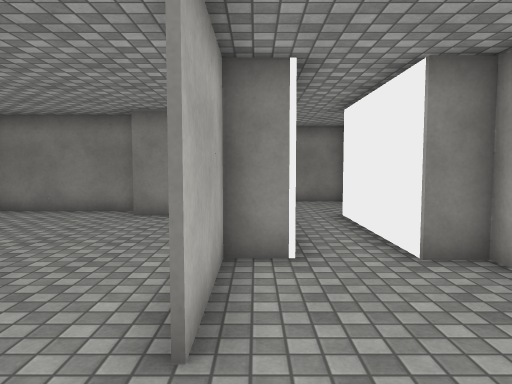
[1] (above)

24 first-person views from a walk through a scene from a Unity 3-D project. The camera is 1.4 m above the floor, tilts 4° down and sees 70° across. The floor is counted in squares, 1 m on a side. Each view is taken from the middle of a square. On the plan, view 1 faces up. The plan holds only what a view shows up to about 16 squares ahead; the rest is blank. The place goes on beyond the plan. The player is left out. Surface patterns are stand-ins for the level's own textures.

[2]
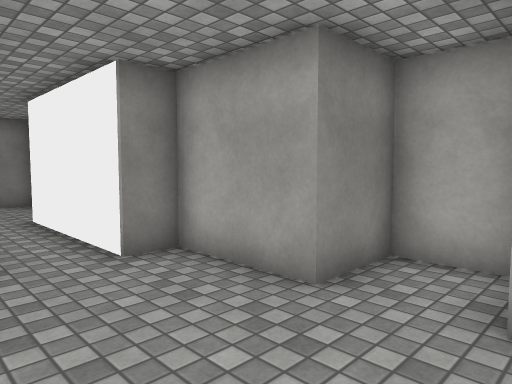

[3]
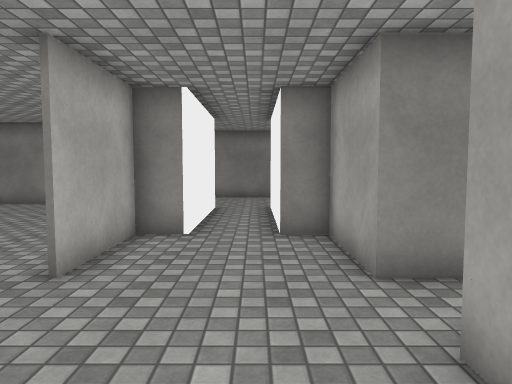

[4]
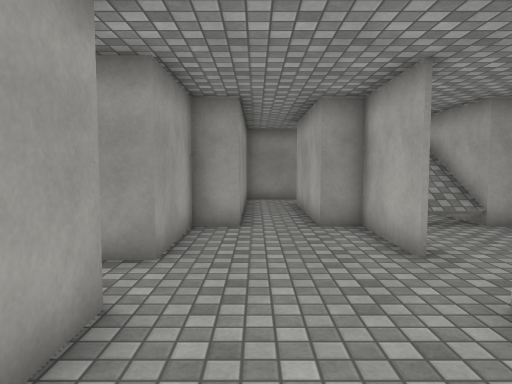

[5]
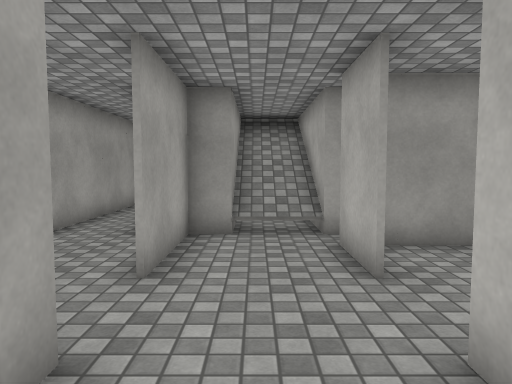

[6]
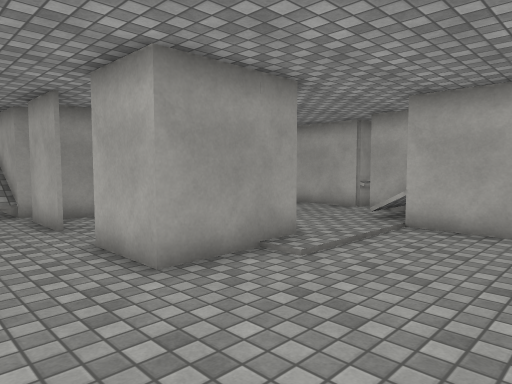

[7]
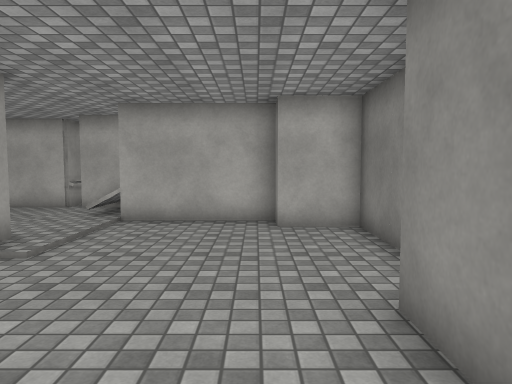

[8]
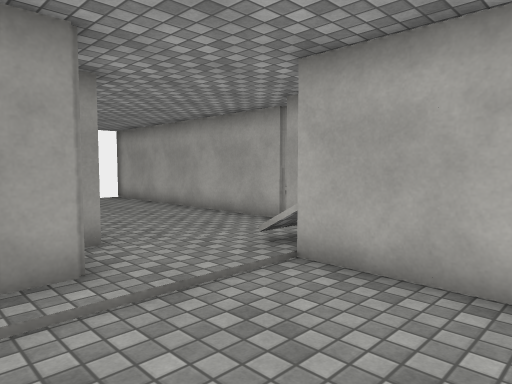

[9]
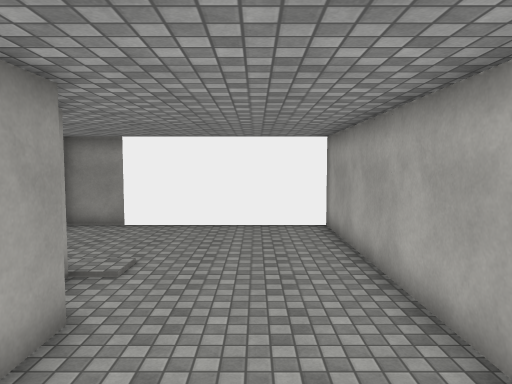

[10]
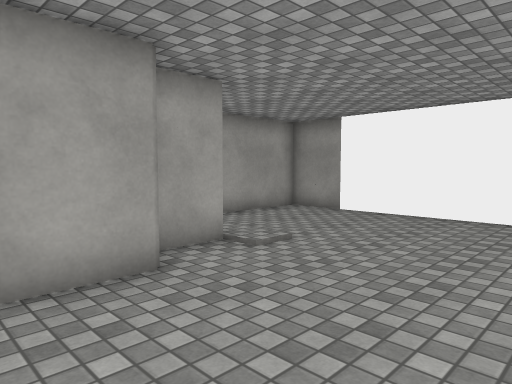

[11]
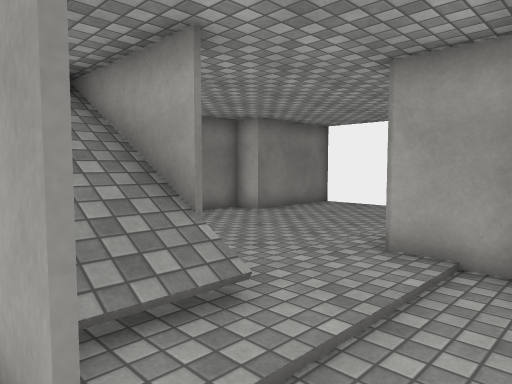

[12]
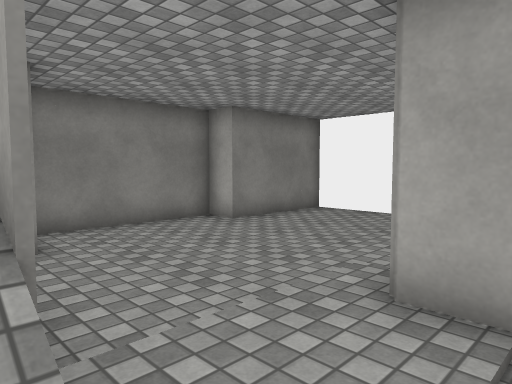

[13]
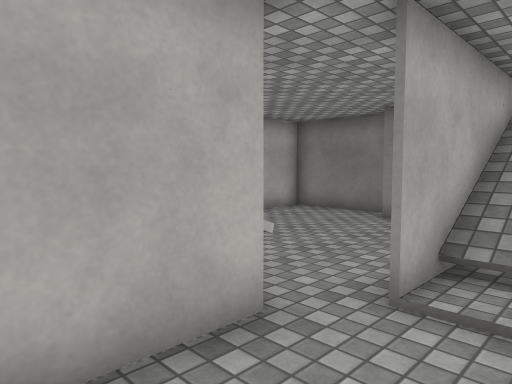

[14]
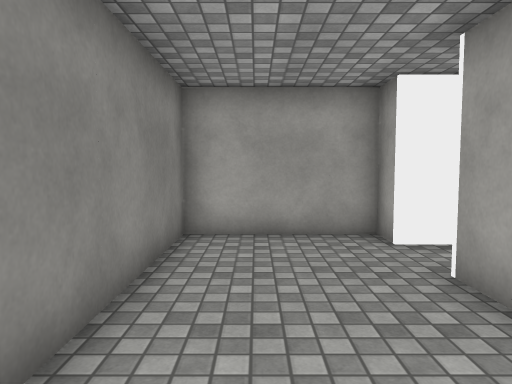

[15]
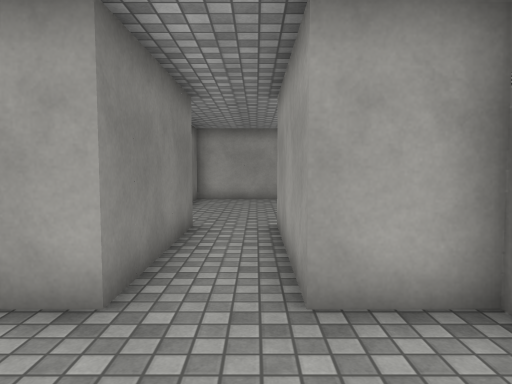

[16]
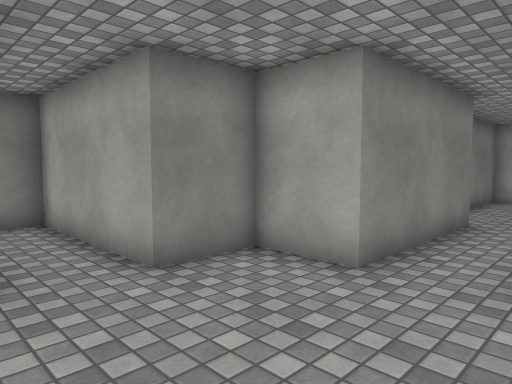

[17]
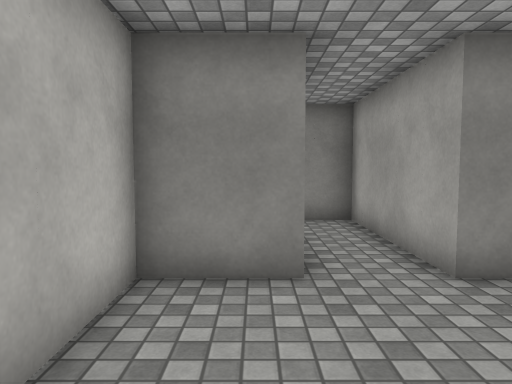

[18]
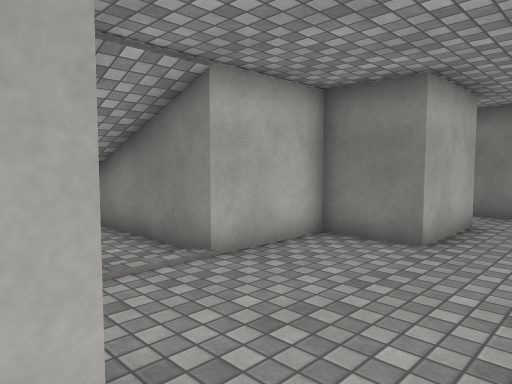

[19]
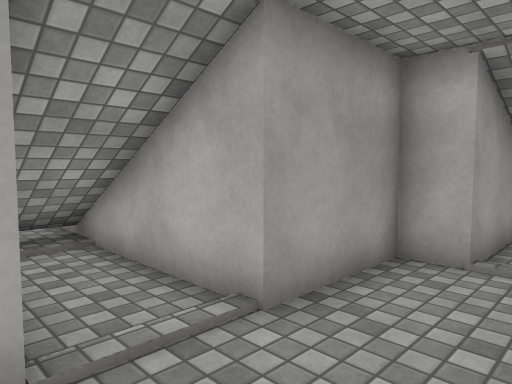

[20]
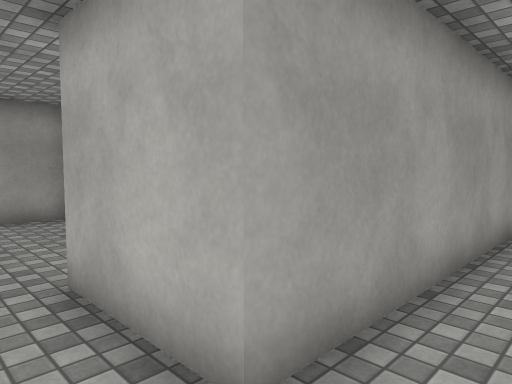

[21]
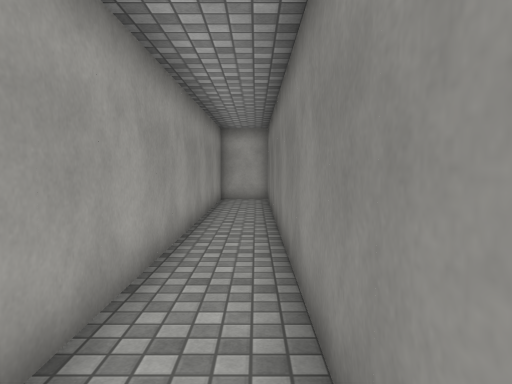

[22]
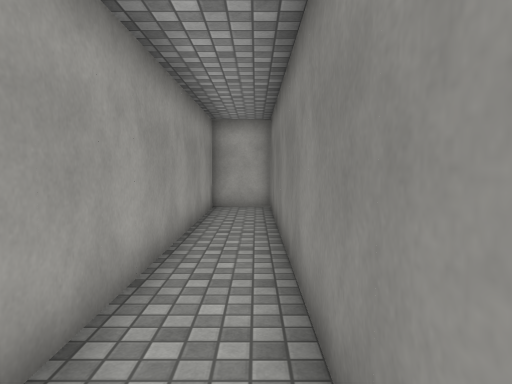

[23]
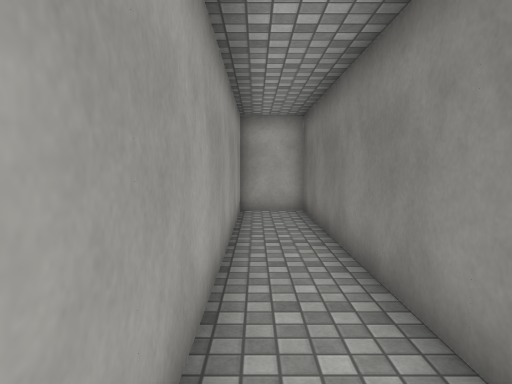

[24]
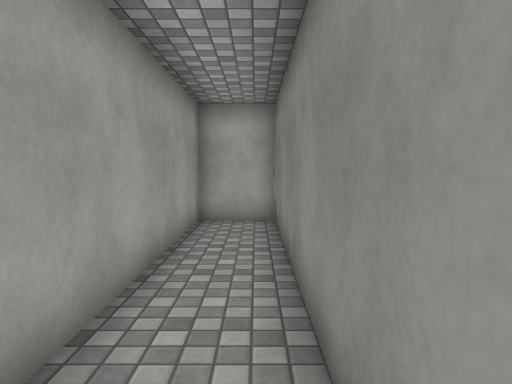

### Floor plan
Ten units are one square. View 1 is at (0, 0); x grows to the right and y downward. Boxes are objects, and circles mark ways between rooms. Rooms are numbered by the first view taken in them; rooms with no view inside come last. Other rooms are left out.
<svg viewBox="-270 -210 330 310">
<path fill="none" stroke="#000" d="M-5 -5 -5 25M55 -9 55 -25 35 -25 35 -54 25 -54 25 -105M-15 25 6 25 6 74M25 90 25 25 35 25 35 -6 44 -6M3 95 24 95M6 -105 6 -54 -5 -54 -5 -25M-6 -25 -6 -31M-66 -46 -35 -46 -35 -25M-35 -6 -35 15M5 -78 5 -104 -35 -104M-35 -114 -84 -114 -84 -95M-35 25 -35 51M-40 25 -25 25M-6 25 -6 -5M-94 -96 -94 -64M-15 49 -15 25M-76 -4 -76 -22M-66 15 -66 0M-66 -29 -66 -46M-124 -29 -124 74 -35 74 -35 40M-95 -54 -95 -71M-94 -64 -94 -54M-115 -69 -115 -35M-145 -96 -115 -96 -115 -69M-171 -105 -145 -105M-96 -96 -85 -96 -85 -115 -34 -115M-34 -135 -85 -135 -85 -155 -105 -155 -105 -205 -265 -205 -265 -185 -124 -185 -124 -155 -145 -155 -145 -125 -188 -125M-5 -105 6 -105M25 -105 35 -105 35 -145 -20 -145"/>
<circle cx="-10" cy="-15" r="3" fill="#2a7"/>
<circle cx="20" cy="-110" r="3" fill="#2a7"/>
<circle cx="-75" cy="-55" r="3" fill="#2a7"/>
<circle cx="-35" cy="-125" r="3" fill="#2a7"/>
<text x="20" y="0">1</text>
<text x="-30" y="-50">2</text>
<text x="-90" y="10">3</text>
<text x="-130" y="-150">4</text>
<text x="0" y="-130">5</text>
</svg>
Room 1 opens to room 2. Room 1 opens to room 5. Room 2 opens to room 3. Room 4 opens to room 5.

Where each view was taken, in squares from view 1:
view 1: 0 up, 0 right, facing up
view 2: 0 up, 0 right, facing up-right
view 3: 2 down, 2 right, facing up
view 4: 6 up, 2 right, facing down
view 5: 5 up, 2 left, facing down
view 6: 9 up, 1 left, facing down-left
view 7: 9 up, 0 right, facing left
view 8: 9 up, 5 left, facing down-left
view 9: 5 up, 10 left, facing down
view 10: 3 up, 12 left, facing down-right
view 11: 2 up, 12 left, facing up-right
view 12: 3 up, 10 left, facing up-right
view 13: 0 up, 10 left, facing up-left
view 14: 13 up, 4 left, facing right
view 15: 12 up, 12 left, facing right
view 16: 11 up, 13 left, facing up-right
view 17: 11 up, 13 left, facing up
view 18: 9 up, 10 left, facing up-left
view 19: 12 up, 9 left, facing down-left
view 20: 20 up, 11 left, facing down-left
view 21: 20 up, 11 left, facing left
view 22: 20 up, 14 left, facing left
view 23: 19 up, 15 left, facing left
view 24: 20 up, 17 left, facing left
